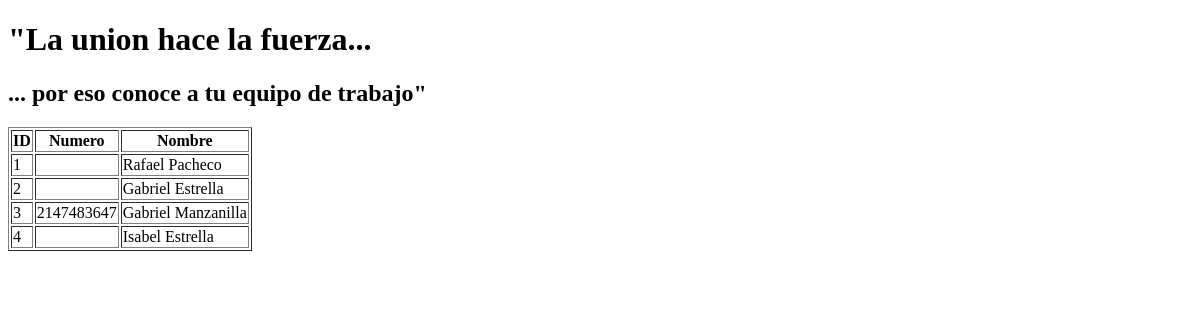
/src/pages/empleados/VerEmpleados.php, run on an earlier commit of the app's database.
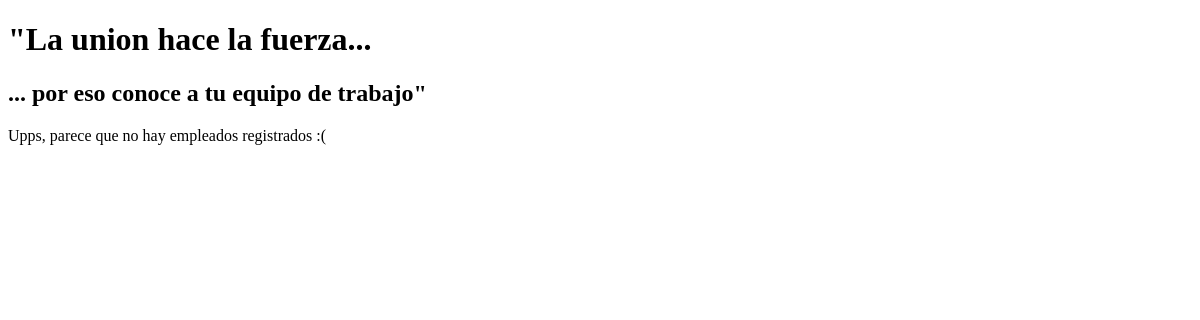
And on a later commit of the database.
### tables this page shows
CREATE TABLE Empleados (
    empleado_id INT(6) AUTO_INCREMENT NOT NULL PRIMARY KEY,
    numero INT(10),
    nombre VARCHAR(255)
);

### src/pages/empleados/VerEmpleados.php (the view, shortened to what this page needs)
<!DOCTYPE html>
<html lang="en">
<head>
</head>
<body>
    <h1>"La union hace la fuerza...</h1>
    <h2>... por eso conoce a tu equipo de trabajo"</h2>
    <?php
    include("../../conectar.php");
    $consulta = "SELECT * FROM empleados";
    $resultado = mysqli_query($enlace, $consulta);
    if($resultado){
        $total_Filas = mysqli_num_rows($resultado);
        if($total_Filas > 0){
            echo "<table border='1'>";
            echo "<tr>
                    <th>ID</th>
                    <th>Numero</th>
                    <th>Nombre</th>
                </tr>";
            while($row = mysqli_fetch_assoc($resultado)){
                echo "<tr>";
                echo "<td>" . $row['id'] . "</td>";
                echo "<td>" . $row['numero'] . "</td>";
                echo "<td>" . $row['nombre'] . "</td>";
                echo "</tr>";
            }
            echo "</table>";
        }else{
            echo "Upps, parece que no hay empleados registrados :(";
        }
    }else{
        echo "Ha ocurrido un error al consultar los productos";
    }
    ?>
</body>
</html>

What changed in the data, as far as the page shows it:
removed empleados: id "1", nombre "Rafael Pacheco"
removed empleados: id "2", nombre "Gabriel Estrella"
removed empleados: id "3", numero "2147483647", nombre "Gabriel Manzanilla"
removed empleados: id "4", nombre "Isabel Estrella"
Also different on the page:
text no longer shown: "ID Numero Nombre"
text now shown: "Upps, parece que no hay empleados registrados :("
